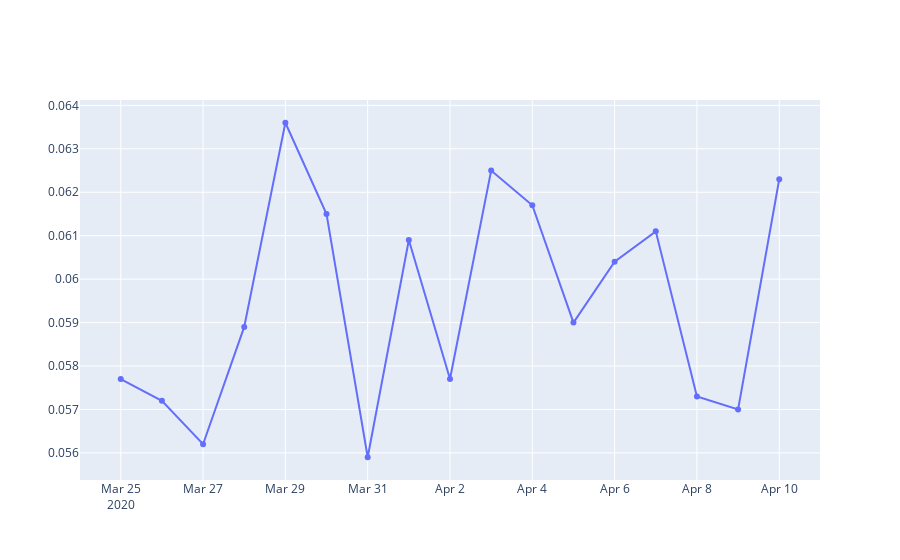

Notebook cell for this chart:
### Markdown cell above
# Negative Emotions

### Code cell
excel_file = '/home/manikya_varshney/Documents/Python/Yale/All Graphs/Graphs/GraphValues.xlsx'
df = pd.read_excel(excel_file)

data = [go.Scatter( x=df['Date'], y=df['Negative Emotions'])]

fig = go.Figure(data)
fig.show()

plotly.offline.plot(fig, filename="/home/manikya_varshney/Documents/Python/Yale/All Graphs/Graphs/Negative Emotions(Proportion).html")

### Figure 1 — Plotly figure (JSON) as saved in the notebook; plotly's stock layout.template omitted (floating-point values rounded to 4 significant figures)
{"data": [{"type": "scatter", "x": ["2020-03-25T00:00:00", "2020-03-26T00:00:00", "2020-03-27T00:00:00", "2020-03-28T00:00:00", "2020-03-29T00:00:00", "2020-03-30T00:00:00", "2020-03-31T00:00:00", "2020-04-01T00:00:00", "2020-04-02T00:00:00", "2020-04-03T00:00:00", "2020-04-04T00:00:00", "2020-04-05T00:00:00", "2020-04-06T00:00:00", "2020-04-07T00:00:00", "2020-04-08T00:00:00", "2020-04-09T00:00:00", "2020-04-10T00:00:00"], "y": [0.0577, 0.0572, 0.0562, 0.0589, 0.0636, 0.0615, 0.0559, 0.0609, 0.0577, 0.0625, 0.0617, 0.059, 0.0604, 0.0611, 0.0573, 0.057, 0.0623]}], "layout": {}}
